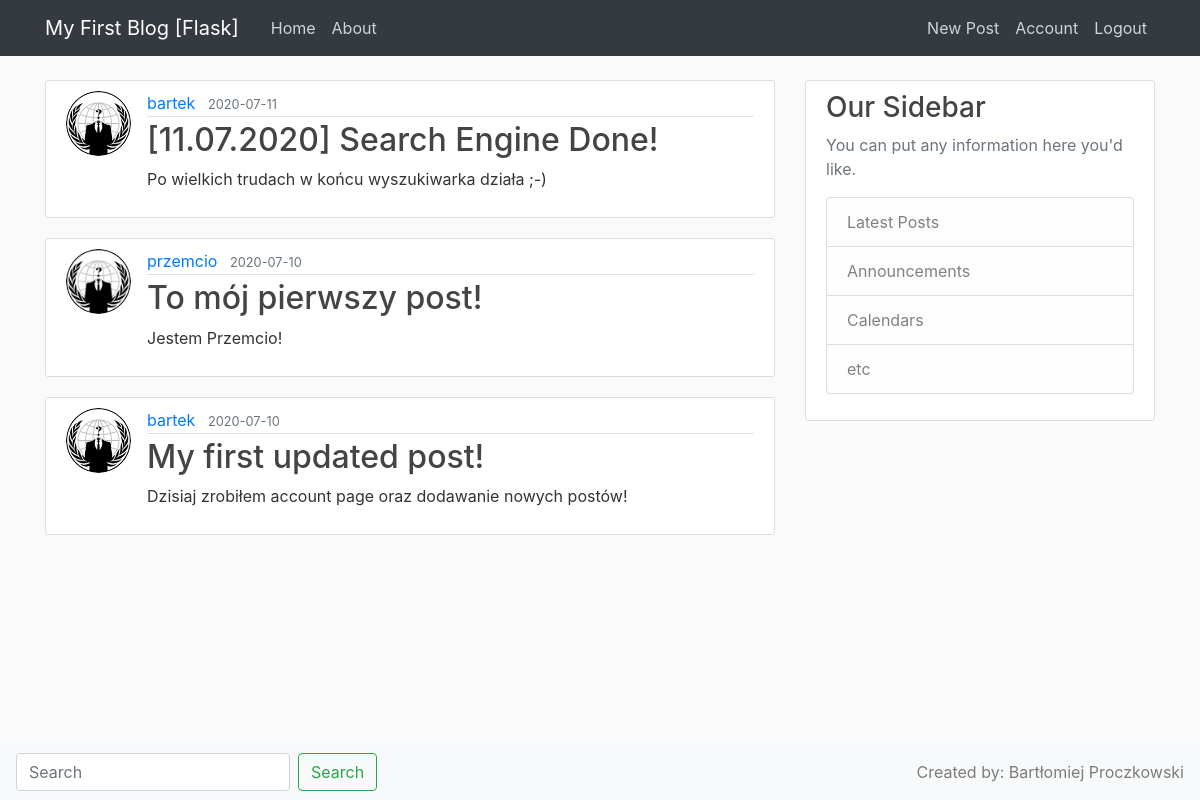
Screenshot of /home (signed in) with the database file from the repository.
### flaskblog/models.py (models this page shows, shortened)
class Post(db.Model):
    __searchable__ = ['title', 'content']
    id = db.Column(db.Integer, primary_key=True)
    title = db.Column(db.String(100), nullable=False)
    date_posted = db.Column(db.DateTime, nullable=False, default=datetime.utcnow)
    content = db.Column(db.Text, nullable=False)
    user_id = db.Column(db.Integer, db.ForeignKey('user.id'), nullable=False)

class User(db.Model, UserMixin):
    id = db.Column(db.Integer, primary_key=True)
    username = db.Column(db.String(20), unique=True, nullable=False)
    email = db.Column(db.String(120), unique=True, nullable=False)
    image_file = db.Column(db.String(20), nullable=False, default='default.jpg')
    password = db.Column(db.String(60), nullable=False)
    posts = db.relationship('Post', backref='author', lazy=True)

### flaskblog/routes.py (the view)
@app.route('/')
@app.route('/home')
def home():
    posts = Post.query.all()
    return render_template('home.html', posts=posts)

### flaskblog/models.py (called while the page is built)
@login_manager.user_loader
def load_user(user_id):
    return User.query.get(int(user_id))

### flaskblog/templates/home.html
{% extends "layout.html" %}
{% block content %}
    {% for post in posts|reverse %}
        <article class="media content-section">
          <img class="rounded-circle article-img" src="{{ url_for('static', filename='profile_pics/' + post.author.image_file) }}">
          <div class="media-body">
            <div class="article-metadata">
              <a class="mr-2" href="#">{{ post.author.username }}</a>
              <small class="text-muted">{{ post.date_posted.strftime('%Y-%m-%d') }}</small>
            </div>
            <h2><a class="article-title"  href="{{ url_for('post', post_id=post.id) }}">{{ post.title }}</a></h2>
            <p class="article-content">{{ post.content }}</p>
          </div>
        </article>
    {% endfor %}
{% endblock content %}

### flaskblog/static/main.css (style rules this page uses)
body { background: #fafafa; color: #333333; margin-top: 5rem; }
h1, h2, h3, h4, h5, h6 { color: #444444; }
.content-section { background: #ffffff; padding: 10px 20px; border: 1px solid #dddddd; border-radius: 3px; margin-bottom: 20px; }
.article-title { color: #444444; }
.article-content { white-space: pre-line; }
.article-img { height: 65px; width: 65px; margin-right: 16px; }
.article-metadata { padding-bottom: 1px; margin-bottom: 4px; border-bottom: 1px solid #e3e3e3 }

### rows the page displays
Post: image_file (picture), author.username "bartek", date_posted "2020-07-11", title "[11.07.2020] Search Engine Done!", content "Po wielkich trudach w końcu wyszukiwarka działa ;-)"
Post: image_file (placeholder picture), author.username "przemcio", date_posted "2020-07-10", title "To mój pierwszy post!", content "Jestem Przemcio!"
Post: image_file (picture), author.username "bartek", date_posted "2020-07-10", title "My first updated post!", content "Dzisiaj zrobiłem account page oraz dodawanie nowych postów!"
